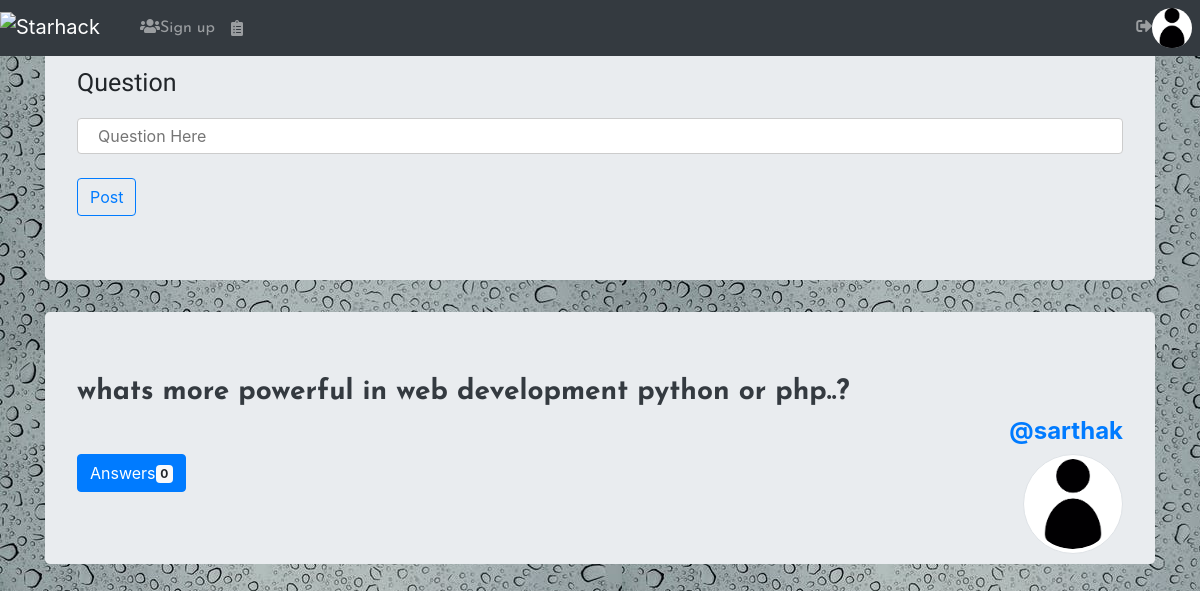
The page /draft/ (signed in) on the database its author committed.
### cloneapp/models.py (models this page shows, shortened)
class user_info(models.Model):
    user_p=models.ForeignKey(User,on_delete=models.CASCADE,related_name="userinf")
    studies=models.CharField(max_length=100,blank=True,null=True)
    home=models.CharField(max_length=300,blank=True,null=True)
    work=models.CharField(max_length=200,blank=True,null=True)
    image_field=models.ImageField(upload_to='profile_pic',blank=True)

class question(models.Model):
    author=models.ForeignKey(user_info,on_delete=models.CASCADE)
    question_title=models.CharField(max_length=100)
    published=models.BooleanField(default=False)
    publish_date=models.DateField(default=timezone.now)

### cloneapp/views.py (the view)
# urls.py: path('draft/',views.draftquestions.as_view(),name='draft_question'),
class draftquestions(LoginRequiredMixin,ListView):
    login_url='/login/'
    model=question
    def get_queryset(self):
        return question.objects.filter(author__user_p = self.request.user).filter(published=False)

### cloneapp/templatetags/extra_tags.py (called while the page is built)
@register.filter(name='imageurl')
def image_url(value):
    k=get_object_or_404(user_info,user_p = value)
    return k.image_field.url

### cloneapp/templates/cloneapp/question_list.html (shortened to what this page needs)
{% extends 'cloneapp/base.html' %}
{% load staticfiles %}
{% block head %}
<link rel="stylesheet" href="{% static 'cloneapp/anothercss.css' %}">
{% endblock %}
{% block a %}
{% if not user.is_authenticated %}
<div class="jumbotron jumbotron-fluid jumbo">
  <div class="container">
    <h1>Starhack</h1>
    <p>Get knowlege from everywhere..</p>
    <form class="form-user" action="{% url 'cloneapp:login' %}" method="post">
      {% csrf_token %}
      <div class="form-group">
        <label for="username">Username:</label>
        <input type="text" name="username"class="form-control" placeholder="xyz123">
      </div>
      <div class="form-group">
        <label for="password">Password:</label>
        <input type="password" name="password" class="form-control">
      </div>
      <input type="submit" class="btn btn-outline-primary" name="" value="Log in">
    </form>
  </div>
</div>
{% else %}
<div class="container">
  <div class="jumbotron">
    <form class="from-group" action="{% url 'cloneapp:question_create' %}" method="post">
    <div class="form-group">
      <label for="question_ti">Question</label>
      <input type="text" name="question_tit" placeholder="Question Here">
    </div>
      <input class="btn btn-outline-primary" type="submit" name="" value="Post">
    </form>
  </div>
</div>
{% endif %}
{% for list in question_list %}
<div class="container">
<div class="jumbotron">
  <a href="{% url 'cloneapp:question_detail' pk=list.pk %}"><h3 class="sign text-dark"><strong>{{ list.question_title}}</strong></h3></a>
  <a href="{% url 'cloneapp:userinfo' pk=list.author.pk %}"><h4 class="text-right"><strong>@{{ list.author.user_p.username }}</strong><h4><img class="img-thumbnail float-right rounded-circle" src="{{ list.author.image_field.url }}" alt="@{{ list.author.user_p.username }}" width=100 height="100"></a>
  <a class="btn btn-primary"href="{% url 'cloneapp:question_detail' pk=list.pk %}">Answers<span class="badge badge-light">{{ list.question_ans.count }}</span></a>
</div>
</div>
{% endfor %}
{% endblock %}

### cloneapp/templates/cloneapp/base.html (shortened to what this page needs)
<!DOCTYPE html>
{% load static %}
{% load extra_tags %}
<html lang="en" dir="ltr">
  <head>
    <link rel="stylesheet" href="https://stackpath.bootstrapcdn.com/bootstrap/4.1.2/css/bootstrap.min.css">
    <link rel="stylesheet" href="https://use.fontawesome.com/releases/v5.2.0/css/all.css">
    {% block head %}
    {% endblock %}
  </head>
  <body>
    <nav class="nav navbar-expand-sm bg-dark navbar-dark fixed-top">
      <div class="navbar-brand">
      <a class="navbar-brand " href="{% url 'cloneapp:question_list' %}"><img src="https://encrypted-tbn0.gstatic.com/images?q=tbn:ANd9GcT8UYVQPzyKYSQ_79-zmwNcmn9lPmN_JU8jb5Ie0Nn9qGU0y0xh" alt="Starhack" width:"30" height="30" ></a>
      </div>
      <div class="collapse navbar-collapse" id="collapsecls">
        <ul class="navbar-nav navbar-left">
          <li class="nav-item"><a class="nav-link sign" href="{% url 'cloneapp:registration' %}"><i class="fas fa-users"></i>Sign up</a></li>
          {% if user.is_authenticated %}
          <li class="nav-item"><a class="nav-link" href="{% url 'cloneapp:draft_question' %}"><i class="fas fa-clipboard-list"></i></a></li>
        </ul>
        <ul class="navbar-nav ml-auto">
            <li class="nav-item"><a class="nav-link" href="{% url 'cloneapp:logout' %}"><i class="fas fa-sign-out-alt"></i><img  src="{{ user|imageurl }}" alt="{{ user.use_info_set.image_field.url }}" class=" image-responsive rounded-circle" style="width:40px;"></a></li>
          {% endif %}
          </ul>
      </div>
    </nav>
    {% block a %}
    {% endblock %}
  </body>
</html>

### cloneapp/static/cloneapp/anothercss.css (style rules this page uses)
body { background: url("images/back.jpeg") repeat; }
#id_email,#id_password,input[type=text] { width: 100%; padding: 5px 20px; margin: 8px 0; display: inline-block; border: 1px solid #ccc; border-radius: 4px; box-sizing: border-box; }
label,#button { font-size: 25px; font-family: 'Chela One', cursive; }
.sign { font-family: 'Josefin Sans', sans-serif; }

### rows shown on the page
question: question_title "whats more powerful in web development python or php..?", author.user_p.username "sarthak", author.image_field (picture), question_ans.count "0"
